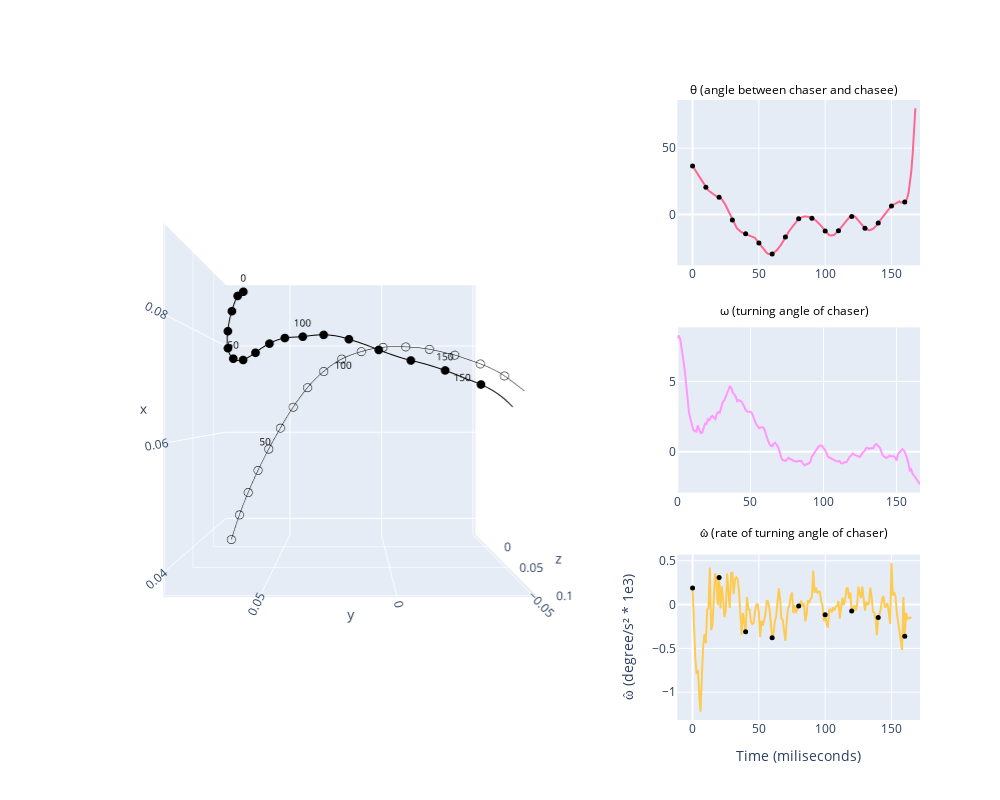

Write notebook code for a chart like this one.
### Code cell
# titles = titles = [
#     "", "", "θ (angle between chaser and chasee)",
#     "", "", "ω (turning angle of chaser)",
#     "", "", "ω̂ (rate of turning angle of chaser)"
# ]


fig = make_subplots(
    rows=3, cols=3,
#     subplot_titles=titles,
    specs=[
        [{"type": "scene", "rowspan": 3, "colspan": 2}, None, {"type": "xy"}],
        [None,                        None,              {"type": "xy"}],
        [None,                        None,              {"type": "xy"}]
          ])


################### the 3D chase plot #######################################################################
# 3D line plot to recreate the chase
line_trace_1 = go.Scatter3d(
    x = com_df.chaser_com_x, y = com_df.chaser_com_y, z = com_df.chaser_com_z,
    mode='lines',
    line=dict(color='black'),
    name='Line'
)

line_trace_2 = go.Scatter3d(
    x = com_df.chasee_com_x, y = com_df.chasee_com_y, z = com_df.chasee_com_z,
    mode='lines',
    line=dict(color='black', width=1),
    name='Line'
)

N = len(com_df)
# Markers every 10th point
marker_indices = np.arange(0, N, 10)

marker_trace_1 = go.Scatter3d(
    x=com_df.chaser_com_x[marker_indices],
    y=com_df.chaser_com_y[marker_indices],
    z=com_df.chaser_com_z[marker_indices],
    mode='markers',
    marker=dict(
        size=3,
        color='black',
        symbol='circle'
#         ['circle' if i % 2 == 0 else 'circle-open' for i in range(len(marker_indices))],
#         line=dict(width=1, color='black')
    ),
    name='Markers_chaser'
)

marker_trace_2 = go.Scatter3d(
    x=com_df.chasee_com_x[marker_indices],
    y=com_df.chasee_com_y[marker_indices],
    z=com_df.chasee_com_z[marker_indices],
    mode='markers',
    marker=dict(
        size=3,
        color='black',
        symbol='circle-open'
#         ['circle' if i % 2 == 0 else 'circle-open' for i in range(len(marker_indices))],
#         line=dict(width=1, color='black')
    ),
    name='Markers_chasee'
)


# Text labels every 50th point
text_indices = np.arange(0, N, 50)

text_trace_1 = go.Scatter3d(
    x=com_df.chaser_com_x[text_indices],
    y=com_df.chaser_com_y[text_indices],
    z=com_df.chaser_com_z[text_indices],
    mode='text',
    text=[str(i) for i in text_indices],
    textposition='top center',
    textfont=dict(size=10, color='black'),
    name='Labels_chaser'
)

text_trace_2 = go.Scatter3d(
    x=com_df.chasee_com_x[text_indices],
    y=com_df.chasee_com_y[text_indices],
    z=com_df.chasee_com_z[text_indices],
    mode='text',
    text=[str(i) for i in text_indices],
    textposition='bottom left',
    textfont=dict(size=10, color='black'),
    name='Labels_chasee'
)

# Create the figure

# Add all traces to the subplot
fig.add_trace(line_trace_1, row=1, col=1)
fig.add_trace(line_trace_2, row=1, col=1)
fig.add_trace(marker_trace_1, row=1, col=1)
fig.add_trace(marker_trace_2, row=1, col=1)
fig.add_trace(text_trace_1, row=1, col=1)
fig.add_trace(text_trace_2, row=1, col=1)

# Set the camera to view along the z-axis (xy plane)
fig.update_layout(
    scene_camera=dict(
        eye=dict(x=0., y=0., z=2.5)  # Adjust z to control the distance
    ),
    scene=dict(
        aspectmode='cube'  # Keeps the aspect ratio uniform
    )
)

############## add all the chase variables as line plots in second column ###############################
###### angle between the chasee and chaser ##############################################################
marker_trace_theta = go.Scatter(
    x=time_Axis[marker_indices],
    y=chase_df.loc[:,'chase_theta'][marker_indices],
    mode='markers',
    marker=dict(
        size=5,
        color='black',
        symbol='circle'
    ),
    name='theta'
)

fig.add_trace(go.Scatter(
    x = time_Axis, y = chase_df.loc[:,'chase_theta'],
    mode = 'lines'),
              row = 1, col = 3)
fig.add_trace(marker_trace_theta, row = 1, col = 3)


####### turning angle for the chaser ####################################################################
omega = angular_speed_df.loc[:,'chaser_theta']
omega_smoothed = signal.savgol_filter(omega, 10, 3)


fig.add_trace(go.Scatter(
        x = time_Axis, y = omega_smoothed
        , mode = 'lines'
        ),
             row = 2, col = 3)

######## rate of turning angle for the chaser ############################################################
omega_hat = np.diff(omega_smoothed)

marker_indices = np.arange(0, len(omega_hat), 20)
marker_trace_omega_hat = go.Scatter(
    x=time_Axis[marker_indices], 
    y=omega_hat[marker_indices],
    mode='markers',
    marker=dict(
        size=5,
        color='black',
        symbol='circle'
    ),
    name='omega_hat'
)

fig.add_trace(go.Scatter(
    x = time_Axis, y = omega_hat,
    mode = 'lines'),
              row = 3, col = 3)
fig.add_trace(marker_trace_omega_hat, row = 3, col = 3)

# Add manual annotations for column 3 titles
titles = [
    "θ (angle between chaser and chasee)",
    "ω (turning angle of chaser)",
    "ω̂ (rate of turning angle of chaser)"
]

for i, title in enumerate(titles):
    fig.add_annotation(
        text=title,
        xref="paper",
        yref="paper",
        x=0.85,  # far right (col 3)
        y=1.0 - (i * 1 / 2.8),  # top, middle, bottom
        xanchor="center",
        yanchor="bottom",
        showarrow=False,
        font=dict(size=12, color="black")
    )

# Final layout tweaks
fig.update_layout(
    height=800,
    width=1000,
#     title_text="Custom Titles for Column 3 Subplots",
    showlegend=False
)

fig.update_layout({
    'xaxis3': dict(title='Time (miliseconds)'),
    "yaxis3": dict(title="ω̂ (degree/s² * 1e3)", showgrid=True)
    })


fig.show()
fig.write_html("../dataFolders/MuscaChasingMusca/Sampled1K_Figures/Chase_relationships/" + name + "theta_visualization.html")

### Figure 1 — Plotly figure (JSON) as saved in the notebook; plotly's stock layout.template omitted (floating-point values rounded to 4 significant figures; data arrays with more than 128 entries replaced by an {"elided": "..."} marker saying what was removed)
{"data": [{"line": {"color": "black"}, "mode": "lines", "name": "Line", "scene": "scene", "type": "scatter3d", "x": {"elided": "169 float values"}, "y": {"elided": "169 float values"}, "z": {"elided": "169 float values"}}, {"line": {"color": "black", "width": 1}, "mode": "lines", "name": "Line", "scene": "scene", "type": "scatter3d", "x": {"elided": "169 float values"}, "y": {"elided": "169 float values"}, "z": {"elided": "169 float values"}}, {"marker": {"color": "black", "size": 3, "symbol": "circle"}, "mode": "markers", "name": "Markers_chaser", "scene": "scene", "type": "scatter3d", "x": [0.09233, 0.09112, 0.0874, 0.08263, 0.07861, 0.07612, 0.07562, 0.07686, 0.07841, 0.07918, 0.07908, 0.07907, 0.07794, 0.07575, 0.07367, 0.07177, 0.0693], "y": [0.07499, 0.07749, 0.07984, 0.08101, 0.07983, 0.07595, 0.06985, 0.0627, 0.05507, 0.04711, 0.03837, 0.0287, 0.01768, 0.00528, -0.007389, -0.02021, -0.03288], "z": [-0.03265, -0.02886, -0.02417, -0.01822, -0.01112, -0.003631, 0.004415, 0.01289, 0.02156, 0.03017, 0.03879, 0.04727, 0.05548, 0.06314, 0.07118, 0.07972, 0.08806]}, {"marker": {"color": "black", "size": 3, "symbol": "circle-open"}, "mode": "markers", "name": "Markers_chasee", "scene": "scene", "type": "scatter3d", "x": [0.03792, 0.04359, 0.04857, 0.0533, 0.05766, 0.06176, 0.06568, 0.06917, 0.07193, 0.07395, 0.07506, 0.07563, 0.07555, 0.07503, 0.07398, 0.07249, 0.07054], "y": [0.07596, 0.07071, 0.06537, 0.05972, 0.05389, 0.04789, 0.04169, 0.03511, 0.02804, 0.0205, 0.01263, 0.004167, -0.004457, -0.01326, -0.02253, -0.03169, -0.04022], "z": [0.002167, 0.01046, 0.01865, 0.02692, 0.03505, 0.04292, 0.05051, 0.05773, 0.06411, 0.06985, 0.07501, 0.07961, 0.08381, 0.08763, 0.09093, 0.09395, 0.09629]}, {"mode": "text", "name": "Labels_chaser", "scene": "scene", "text": ["0", "50", "100", "150"], "textfont": {"color": "black", "size": 10}, "textposition": "top center", "type": "scatter3d", "x": [0.09233, 0.07612, 0.07908, 0.07177], "y": [0.07499, 0.07595, 0.03837, -0.02021], "z": [-0.03265, -0.003631, 0.03879, 0.07972]}, {"mode": "text", "name": "Labels_chasee", "scene": "scene", "text": ["0", "50", "100", "150"], "textfont": {"color": "black", "size": 10}, "textposition": "bottom left", "type": "scatter3d", "x": [0.03792, 0.06176, 0.07506, 0.07249], "y": [0.07596, 0.04789, 0.01263, -0.03169], "z": [0.002167, 0.04292, 0.07501, 0.09395]}, {"mode": "lines", "type": "scatter", "x": {"elided": "169 int values"}, "xaxis": "x", "y": {"elided": "169 float values"}, "yaxis": "y"}, {"marker": {"color": "black", "size": 5, "symbol": "circle"}, "mode": "markers", "name": "theta", "type": "scatter", "x": [0, 10, 20, 30, 40, 50, 60, 70, 80, 90, 100, 110, 120, 130, 140, 150, 160], "xaxis": "x", "y": [36.54, 20.49, 13.0, -4.298, -14.67, -21.67, -29.84, -17.1, -3.319, -2.904, -12.59, -12.29, -1.611, -10.52, -6.416, 6.324, 9.332], "yaxis": "y"}, {"mode": "lines", "type": "scatter", "x": {"elided": "169 int values"}, "xaxis": "x2", "y": {"elided": "167 float values"}, "yaxis": "y2"}, {"mode": "lines", "type": "scatter", "x": {"elided": "169 int values"}, "xaxis": "x3", "y": {"elided": "166 float values"}, "yaxis": "y3"}, {"marker": {"color": "black", "size": 5, "symbol": "circle"}, "mode": "markers", "name": "omega_hat", "type": "scatter", "x": [0, 20, 40, 60, 80, 100, 120, 140, 160], "xaxis": "x3", "y": [0.1894, 0.3082, -0.3102, -0.3786, -0.01616, -0.1163, -0.07464, -0.1478, -0.3627], "yaxis": "y3"}], "layout": {"annotations": [{"font": {"color": "black", "size": 12}, "showarrow": false, "text": "θ (angle between chaser and chasee)", "x": 0.85, "xanchor": "center", "xref": "paper", "y": 1, "yanchor": "bottom", "yref": "paper"}, {"font": {"color": "black", "size": 12}, "showarrow": false, "text": "ω (turning angle of chaser)", "x": 0.85, "xanchor": "center", "xref": "paper", "y": 0.6429, "yanchor": "bottom", "yref": "paper"}, {"font": {"color": "black", "size": 12}, "showarrow": false, "text": "ω̂ (rate of turning angle of chaser)", "x": 0.85, "xanchor": "center", "xref": "paper", "y": 0.2857, "yanchor": "bottom", "yref": "paper"}], "height": 800, "scene": {"aspectmode": "cube", "camera": {"eye": {"x": 0, "y": 0, "z": 2.5}}, "domain": {"x": [0, 0.6444], "y": [0, 1]}}, "showlegend": false, "width": 1000, "xaxis": {"anchor": "y", "domain": [0.7111, 1]}, "xaxis2": {"anchor": "y2", "domain": [0.7111, 1]}, "xaxis3": {"anchor": "y3", "domain": [0.7111, 1], "title": {"text": "Time (miliseconds)"}}, "yaxis": {"anchor": "x", "domain": [0.7333, 1]}, "yaxis2": {"anchor": "x2", "domain": [0.3667, 0.6333]}, "yaxis3": {"anchor": "x3", "domain": [0, 0.2667], "showgrid": true, "title": {"text": "ω̂ (degree/s² * 1e3)"}}}}
